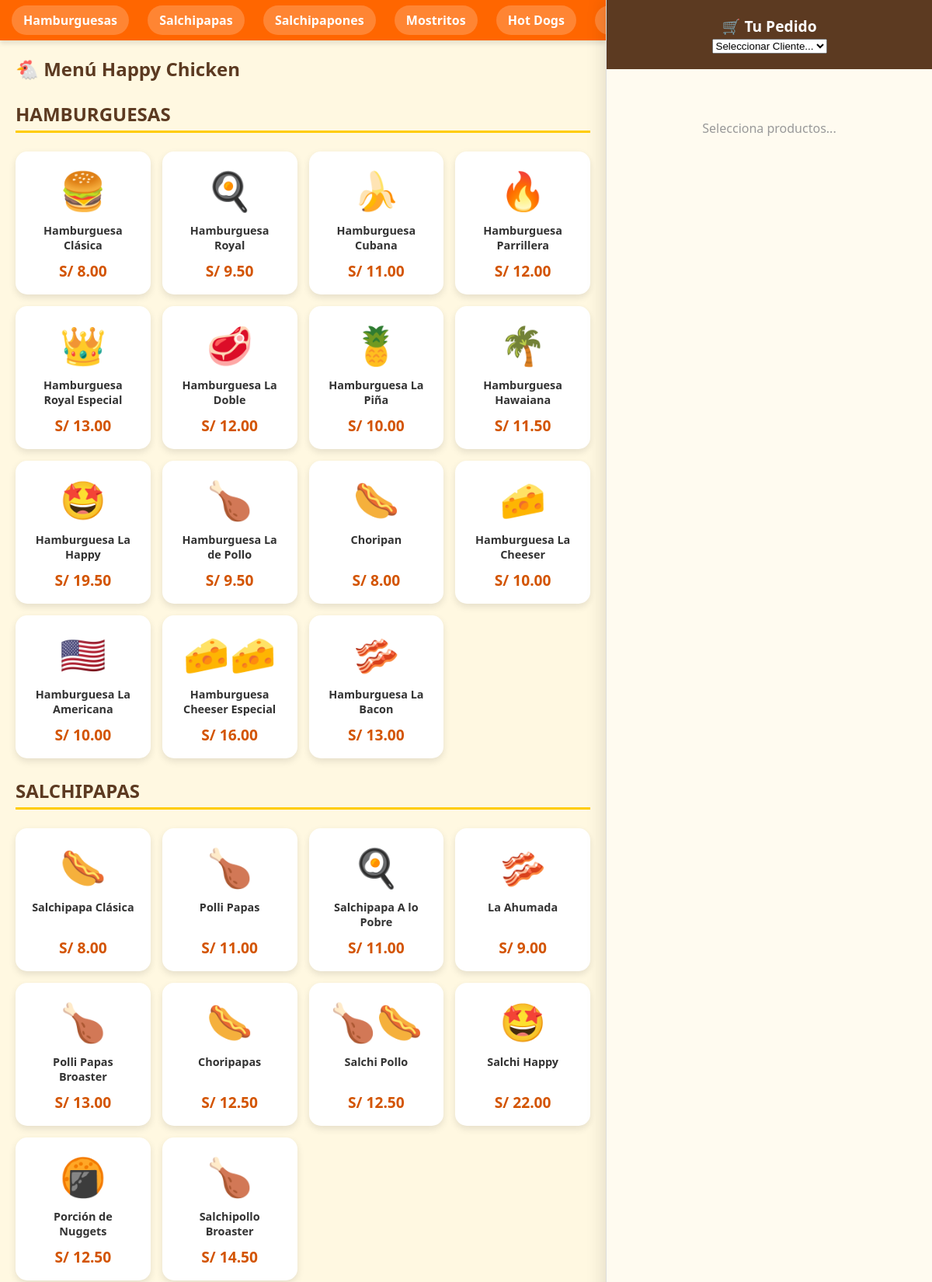
The page / (upper part) on the database its author committed.
### tables this page shows
CREATE TABLE `productos` (
  `id` int(11) NOT NULL,
  `nombre` varchar(150) NOT NULL,
  `categoria` varchar(50) DEFAULT 'General',
  `descripcion` text DEFAULT NULL,
  `precio` decimal(10,2) NOT NULL,
  `stock` int(11) NOT NULL DEFAULT 0,
  `imagen` varchar(255) DEFAULT '?',
  `fecha_creacion` timestamp NOT NULL DEFAULT current_timestamp()
);

### index.php (the view, shortened to what this page needs)
<?php
include 'conexion.php';
$productos = $pdo->query("SELECT * FROM productos")->fetchAll(PDO::FETCH_ASSOC);
$menu = [];
foreach ($productos as $p) {
    $menu[$p['categoria']][] = $p;
}
?>
<!DOCTYPE html>
<html lang="es">
<head>
    <link rel="stylesheet" href="css/estilos.css">
</head>
<body>
    <div class="menu-container">
        <div class="nav-categorias">
            <?php foreach ($menu as $categoria => $items): ?>
                <a href="#<?php echo str_replace(' ', '', $categoria); ?>"><?php echo $categoria; ?></a>
            <?php endforeach; ?>
        </div>
        <div class="scroll-productos">
            <h2 style="color:#5c3a21; margin-top:0;">🐔 Menú Happy Chicken</h2>
            <?php foreach ($menu as $categoria => $lista_productos): ?>
                <h3 id="<?php echo str_replace(' ', '', $categoria); ?>" class="categoria-titulo"><?php echo $categoria; ?></h3>
                <div class="grid-productos">
                    <?php foreach ($lista_productos as $p): ?>
                    <div class="card-producto" onclick="agregar(<?php echo $p['id']; ?>, '<?php echo $p['nombre']; ?>', <?php echo $p['precio']; ?>)">
                        <span class="emoji"><?php echo $p['imagen']; ?></span>
                        <span class="nombre-prod"><?php echo $p['nombre']; ?></span>
                        <span class="precio">S/ <?php echo number_format($p['precio'], 2); ?></span>
                    </div>
                    <?php endforeach; ?>
                </div>
            <?php endforeach; ?>
        </div>
    </div>
    <div class="carrito-container">
        <div class="carrito-header">
            <h3>🛒 Tu Pedido</h3>
            <select id="cliente">
                <option value="">Seleccionar Cliente...</option>
            </select>
        </div>
        <div class="carrito-items" id="lista-ticket">
            <p style="text-align:center; color:#999; margin-top:50px;">Selecciona productos...</p>
        </div>
    </div>
</body>
</html>

### css/estilos.css (style rules this page uses)
body { font-family: "Segoe UI", Tahoma, Geneva, Verdana, sans-serif; margin: 0; display: flex; height: 100vh; background-color: #fff8e1; overflow: hidden; }
.menu-container { width: 65%; padding: 0; display: flex; flex-direction: column; }
.nav-categorias { background-color: #ff6600; padding: 15px; white-space: nowrap; overflow-x: auto; box-shadow: 0 4px 6px rgba(0, 0, 0, 0.1); }
.nav-categorias a { color: white; text-decoration: none; font-weight: bold; margin-right: 20px; padding: 8px 15px; border-radius: 20px; background: rgba(255, 255, 255, 0.2); transition: background 0.3s; }
.scroll-productos { padding: 20px; overflow-y: auto; flex: 1; }
.categoria-titulo { font-size: 1.5rem; color: #5c3a21; border-bottom: 3px solid #ffcc00; margin-top: 25px; padding-bottom: 5px; text-transform: uppercase; font-weight: 800; }
.grid-productos { display: grid; grid-template-columns: repeat(auto-fill, minmax(140px, 1fr)); gap: 15px; margin-top: 15px; }
.card-producto { background: white; border-radius: 15px; padding: 15px; text-align: center; box-shadow: 0 4px 10px rgba(0, 0, 0, 0.1); cursor: pointer; transition: transform 0.2s, border 0.2s; border: 2px solid transparent; }
.emoji { font-size: 3rem; display: block; margin-bottom: 10px; }
.nombre-prod { font-weight: bold; color: #333; font-size: 0.9rem; display: block; height: 40px; overflow: hidden; white-space: normal; }
.precio { color: #d35400; font-weight: 900; font-size: 1.2rem; margin-top: 8px; display: block; }
.carrito-container { width: 35%; background: white; display: flex; flex-direction: column; border-left: 1px solid #ddd; box-shadow: -5px 0 20px rgba(0, 0, 0, 0.1); }
.carrito-header { padding: 20px; background: #5c3a21; color: white; text-align: center; }
.carrito-header h3 { margin: 0; font-size: 1.2rem; }
.carrito-items { flex: 1; overflow-y: auto; padding: 15px; background: #fffbf0; }

### rows shown on the page
productos: imagen "🍔", nombre "Hamburguesa Clásica", precio "8.00"
productos: imagen "🍳", nombre "Hamburguesa Royal", precio "9.50"
productos: imagen "🍌", nombre "Hamburguesa Cubana", precio "11.00"
productos: imagen "🔥", nombre "Hamburguesa Parrillera", precio "12.00"
productos: imagen "👑", nombre "Hamburguesa Royal Especial", precio "13.00"
productos: imagen "🥩", nombre "Hamburguesa La Doble", precio "12.00"
productos: imagen "🍍", nombre "Hamburguesa La Piña", precio "10.00"
productos: imagen "🌴", nombre "Hamburguesa Hawaiana", precio "11.50"
productos: imagen "🤩", nombre "Hamburguesa La Happy", precio "19.50"
productos: imagen "🍗", nombre "Hamburguesa La de Pollo", precio "9.50"
productos: imagen "🌭", nombre "Choripan", precio "8.00"
productos: imagen "🧀", nombre "Hamburguesa La Cheeser", precio "10.00"
productos: imagen "🇺🇸", nombre "Hamburguesa La Americana", precio "10.00"
productos: imagen "🧀🧀", nombre "Hamburguesa Cheeser Especial", precio "16.00"
productos: imagen "🥓", nombre "Hamburguesa La Bacon", precio "13.00"
productos: imagen "🌭", nombre "Salchipapa Clásica", precio "8.00"
productos: imagen "🍗", nombre "Polli Papas", precio "11.00"
productos: imagen "🍳", nombre "Salchipapa A lo Pobre", precio "11.00"
productos: imagen "🥓", nombre "La Ahumada", precio "9.00"
productos: imagen "🍗", nombre "Polli Papas Broaster", precio "13.00"
productos: imagen "🌭", nombre "Choripapas", precio "12.50"
productos: imagen "🍗🌭", nombre "Salchi Pollo", precio "12.50"
productos: imagen "🤩", nombre "Salchi Happy", precio "22.00"
productos: imagen "🍘", nombre "Porción de Nuggets", precio "12.50"
productos: imagen "🍗", nombre "Salchipollo Broaster", precio "14.50"

### other values the page prints
$categoria "Hamburguesas"
$categoria "Salchipapas"
$categoria "Salchipapones"
$categoria "Mostritos"
$categoria "Hot Dogs"
$categoria "HAMBURGUESAS"
$categoria "SALCHIPAPAS"
